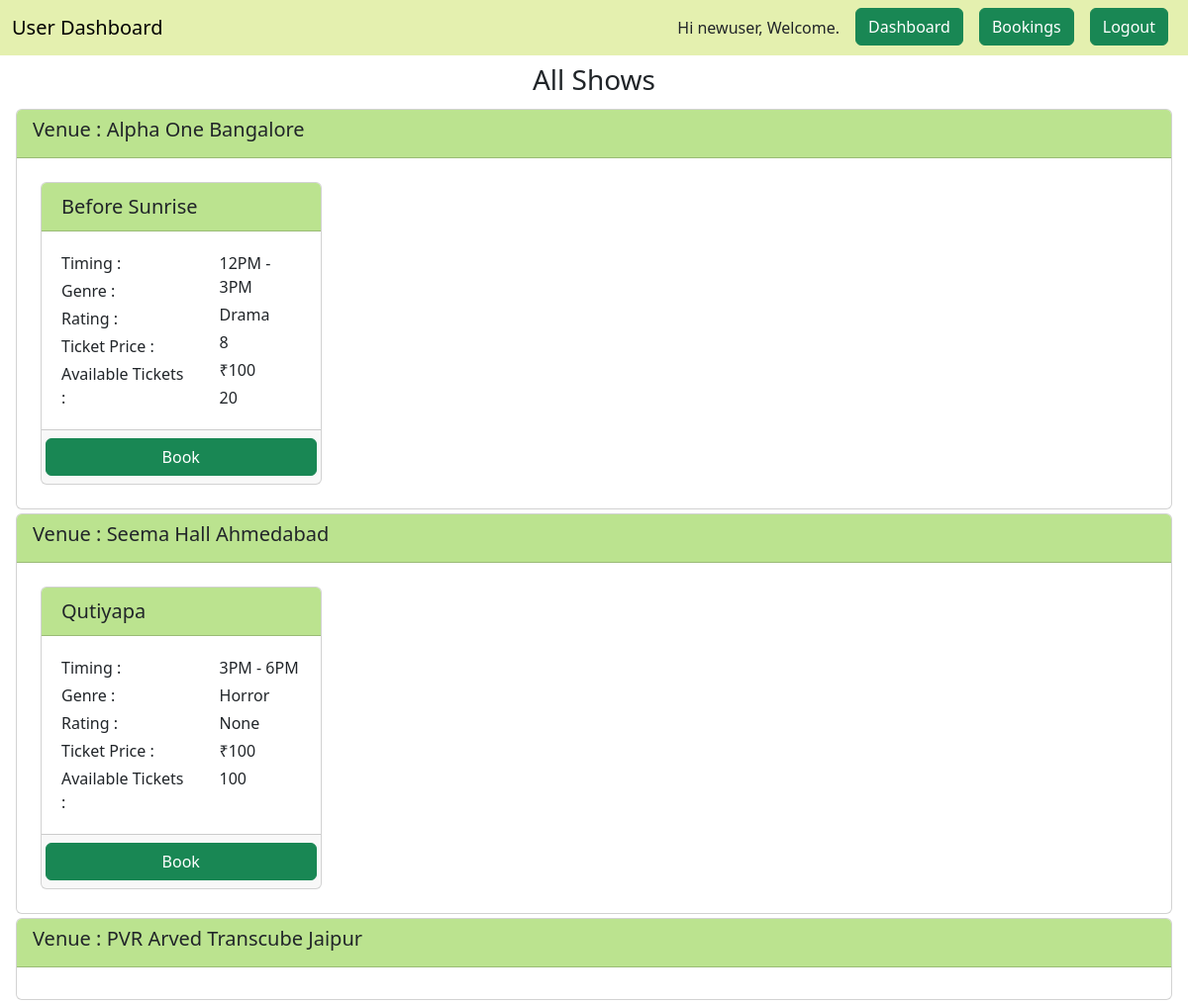
The page /user_dashboard/shows (signed in) on the database its author committed.
### application/models.py (models this page shows)
class User(db.Model, UserMixin):
    __tablename__='user'
    id=db.Column(db.Integer, autoincrement=True, primary_key=True)
    email=db.Column(db.String, unique=True)
    username=db.Column(db.String)
    password=db.Column(db.String(255))
    active=db.Column(db.Boolean())
    roles=db.relationship('Role', secondary="roles_users")
    fs_uniquifier = db.Column(db.String, unique=True, nullable=False)

class venue(db.Model):
    __tablename__='venue'
    venue_id=db.Column(db.Integer, autoincrement=True, primary_key=True)
    venue_name=db.Column(db.String, unique=True)
    venue_place=db.Column(db.String)
    venue_location=db.Column(db.String)
    venue_capacity=db.Column(db.Integer)
    venue_show=db.relationship("show", secondary="show_venue", backref="show_venue")

class show(db.Model):
    __tablename__='show'
    show_id=db.Column(db.Integer, autoincrement=True, primary_key=True)
    show_name=db.Column(db.String)
    show_timing=db.Column(db.String)
    show_rating=db.Column(db.Integer)
    show_tags=db.Column(db.String)
    show_ticketprice=db.Column(db.Integer)

class show_venue(db.Model):
    __tablename__='show_venue'
    show_venue_id=db.Column(db.Integer, primary_key=True, autoincrement=True)
    show_id=db.Column(db.Integer, db.ForeignKey("show.show_id"), nullable=False)
    venue_id=db.Column(db.Integer, db.ForeignKey("venue.venue_id"), nullable=False)
    available_tickets=db.Column(db.Integer, nullable=True)

### application/views.py (the view)
@app.route("/user_dashboard/shows", methods=["GET"])
@login_required
def all_shows():
    venues=venue.query.all()
    shows=show.query.all()
    show_venues=show_venue.query.all()
    return render_template("all_shows.html",venues=venues,shows=shows, user=current_user, show_venues=show_venues)

### templates/all_shows.html (shortened to what this page needs)
<!DOCTYPE html>
<html lang="en">
<head>
	<link href="https://cdn.jsdelivr.net/npm/bootstrap@5.3.0-alpha1/dist/css/bootstrap.min.css" rel="stylesheet">
</head>
<body>
	<nav class="navbar navbar-expand-lg navbar-light p-0" style="background-color: #E4F0AF">
		<div class="container-fluid">
		  <a class="navbar-brand" href="{{ url_for('user_dashboard') }}">User Dashboard</a>
		  <div class="d-flex flex-row-reverse">
			  <div class="collapse navbar-collapse col-4 " id="navbarSupportedContent">
				  <ul class="navbar-nav">
					  <li class="nav-item p-2 my-2 text-cener">{% if current_user.is_authenticated %}Hi {{current_user.username}}, Welcome.{% endif %}</li>
					  <li class="nav-item p-2"><a class="nav-item btn btn-success" href="{{ url_for('user_dashboard') }}">Dashboard</a></li>
					  <li class="nav-item p-2"><a class="nav-item btn btn-success" href="{{ url_for('user_bookings') }}">Bookings</a></li>
					  <li class="nav-item p-2"><a class="nav-item btn btn-success" href="{{ url_for('security.logout') }}">Logout</a></li>
				  </ul>
			  </div>
		  </div>
		</div>
	  </nav>
	<div class="container-fluid">
		<div class="row">
			<div class="h3 m-2 col text-center">All Shows</div>
		</div>
		{% for venue in venues %}
		<div class="card m-1">
			<div class="card-header" style="background-color: #BBE38F">
				<h5 class="card-title">Venue : {{ venue["venue_name"] }} {{ venue['venue_location'] }}</h5>
			</div>
			<div class="card-body">
				<div class="container ">
					<div class="row align-items-center">
						{% for show in shows %}
						{% for show_venue in show_venues %}
						{% if venue["venue_id"] == show_venue["venue_id"] and show["show_id"] == show_venue["show_id"] %}
						<div class="card m-2 col-3 p-0">
							<div class="card-header" style="background-color: #BBE38F">
								<h5 class="card-title m-1">{{ show["show_name"] }}</h5>
							</div>
							<div class="card-body">
								<div class="row">
									<div class="col-7 text-start">
										<p class="card-text m-1">Timing :</p>
										<p class="card-text m-1">Genre :</p>
										<p class="card-text m-1">Rating :</p>
										<p class="card-text m-1">Ticket Price :</p>
										<p class="card-text m-1">Available Tickets :</p>
									</div>
									<div class="col-5 text-start">
										<p class="card-text m-1">{{ show["show_timing"] }}</p>
										<p class="card-text m-1">{{ show["show_tags"] }}</p>
										<p class="card-text m-1">{{ show["show_rating"] }}</p>
										<p class="card-text m-1">&#x20B9;{{ show["show_ticketprice"] }}</p>
										<p class="card-text m-1">{{ show_venue["available_tickets"] }}</p>
									</div>
								</div>
							</div>
							<div class="card-footer">
								<div class="row justify-content-center">
									{% if show_venue['available_tickets']==0 %}
									<button class="btn btn-secondary" disabled>HOUSEFULL</button>
									{% else %}
									<button class="btn btn-success" data-bs-toggle="modal" data-bs-target="#{{ show['show_id'] }}create_booking">Book</button>
									{% endif %}
								</div>
							</div>
						</div>
						{% endif %}
						{% endfor %}
						{% endfor %}
					</div>
				</div>
			</div>
		</div>
		{% endfor %}
	</div>
</body>
</html>

### rows shown on the page
User: username "newuser"
venue: venue_name "Alpha One", venue_location "Bangalore"
show: show_name "Before Sunrise", show_timing "12PM - 3PM", show_tags "Drama", show_rating "8", show_ticketprice "100"
show_venue: available_tickets "20"
venue: venue_name "Seema Hall", venue_location "Ahmedabad"
show: show_name "Qutiyapa", show_timing "3PM - 6PM", show_tags "Horror", show_rating "None", show_ticketprice "100"
show_venue: available_tickets "100"
venue: venue_name "PVR Arved Transcube", venue_location "Jaipur"
